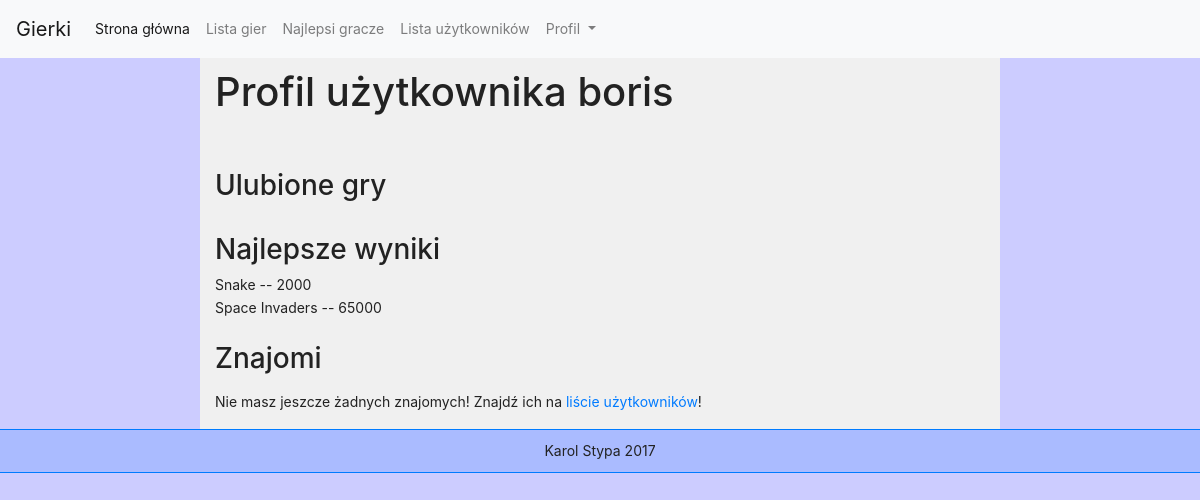
Before: /profile.php (signed in) with the older database file.
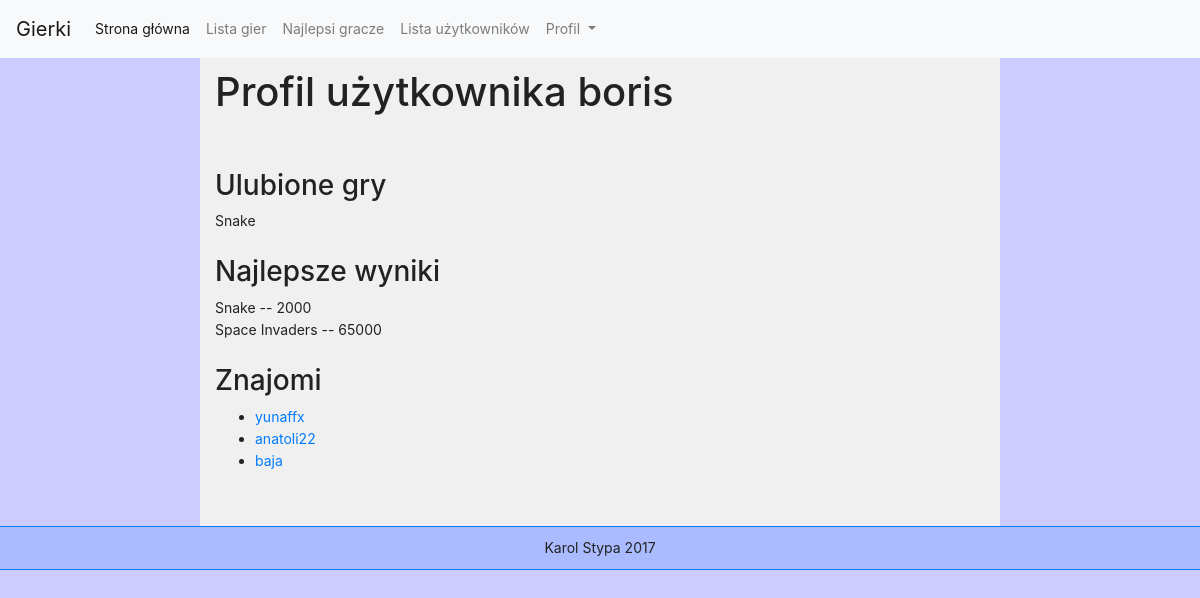
After: the same page with the newer database file.
### tables this page shows
CREATE TABLE `scores` (
  `id` int(11) NOT NULL,
  `game_id` int(11) NOT NULL,
  `user_id` int(11) NOT NULL,
  `timestamp` timestamp NOT NULL DEFAULT CURRENT_TIMESTAMP ON UPDATE CURRENT_TIMESTAMP,
  `score` int(11) NOT NULL
);

CREATE TABLE `games` (
  `id` int(11) NOT NULL,
  `name` varchar(255) NOT NULL,
  `play_count` int(11) NOT NULL,
  `description` varchar(255) NOT NULL,
  `thumbnail` varchar(255) NOT NULL,
  `image1` varchar(255) NOT NULL,
  `image2` varchar(255) NOT NULL
);

CREATE TABLE `favorites` (
  `id` int(11) NOT NULL,
  `user_id` int(11) NOT NULL,
  `game_id` int(11) NOT NULL
);

CREATE TABLE `friends` (
  `id` int(11) NOT NULL,
  `user1_id` int(11) NOT NULL,
  `user2_id` int(11) NOT NULL
);

CREATE TABLE `users` (
  `id` int(11) NOT NULL,
  `login` varchar(255) NOT NULL,
  `password` varchar(255) NOT NULL,
  `email` varchar(255) NOT NULL,
  `group_id` int(11) NOT NULL,
  `registered` int(11) NOT NULL,
  `last_login` int(11) NOT NULL,
  `ip` varchar(15) NOT NULL
);

### session.php (called while the page is built, shortened)
<?php
if (isset($_SESSION['loggedin'])) {
    if ($_SESSION['loggedin']) {
        $user_result = mysql_query("SELECT `id` from `users` WHERE `login` = '".$_SESSION['login']."' limit 1");
        $user_id = mysql_fetch_assoc($user_result);
    }
}
?>

### profile.php (the view, shortened to what this page needs)
<?php
	require_once "session.php";
	if(isset($_GET['id'])) {
		if($_GET['id']) {
			$profile_id = $_GET['id'];
		}
		else {
			$profile_id = $user_id['id'];
		}
	}
	else {
		$profile_id = $user_id['id'];
	}
?>
<!DOCTYPE html>
<html>
	<head>
		<link rel="stylesheet" href="https://maxcdn.bootstrapcdn.com/bootstrap/4.0.0-beta.2/css/bootstrap.min.css">
		<link rel="stylesheet" href="./style.css">
	</head>
	<body>
		<?php include "navbar.php"; ?>
		<div class="container-fluid col-md-8 main">
    		<?php
			$username_query = "SELECT login FROM users WHERE id = ".$profile_id." limit 1;";
			$username_result = mysql_query($username_query);
			$username = mysql_fetch_assoc($username_result);
			echo '<h1>Profil użytkownika '.$username['login'].'</h1><br>';
			?>
			<br>
            <h3>Ulubione gry</h3>
            <?php
            $fav_select_query = "SELECT A.game_id, B.name as game
                                        FROM favorites A
                                        JOIN games B
                                        ON B.id = A.game_id
                                        WHERE A.user_id = ".$profile_id."
                                        ORDER BY B.id ASC";
            $fav_select_result = mysql_query($fav_select_query);
            while($row = mysql_fetch_assoc($fav_select_result)) {
                echo $row['game'].'<br>';
            }
            ?><br>
            <h3>Najlepsze wyniki</h3>
            <?php
            $scores_select_query = "SELECT A.score, B.name as game
                                        FROM scores A
                                        JOIN games B
                                        ON B.id = A.game_id
                                        WHERE A.user_id = ".$profile_id."
                                        ORDER BY B.id ASC";
            $scores_select_result = mysql_query($scores_select_query);
            while($row = mysql_fetch_assoc($scores_select_result)) {
                echo $row['game'].' -- '.$row['score'].'<br>';
            }
            ?>
            <br>
			<?php
			if (isset($_SESSION['loggedin'])) {
    			if ($_SESSION['loggedin']) {
					if($profile_id == $user_id['id']) {
						$friends_list_query = "SELECT A.user2_id as fid, B.login as name
												FROM friends A
												JOIN users B
												ON B.id = A.user2_id
												WHERE user1_id = ".$user_id['id'].";";
						$friends_list_result = mysql_query($friends_list_query);
						$friendscounter = 0;
						echo '
						<h3 id="friends">Znajomi</h3>
						<ul>';
						while($row = mysql_fetch_assoc($friends_list_result)) {
							$friendscounter++;
							echo '<li><a href="profile.php?id='.$row['fid'].'">'.$row['name'].'</a></li>';
						}
						echo '</ul>';
						if($friendscounter == 0) {
							echo 'Nie masz jeszcze żadnych znajomych! Znajdź ich na <a href="./userslist.php">liście użytkowników</a>!';
						}
					}
					?>
					<br>
                    <?php
                }
            }
            ?>
        </div>
    </body>
</html>

Changed rows visible on the page:
added favorites: game.name "Snake"
added friends: users.login "yunaffx"
added friends: users.login "anatoli22"
added friends: users.login "baja"
Other visible differences:
text no longer shown: "Nie masz jeszcze żadnych znajomych! Znajdź ich na liście użytkowników !"
